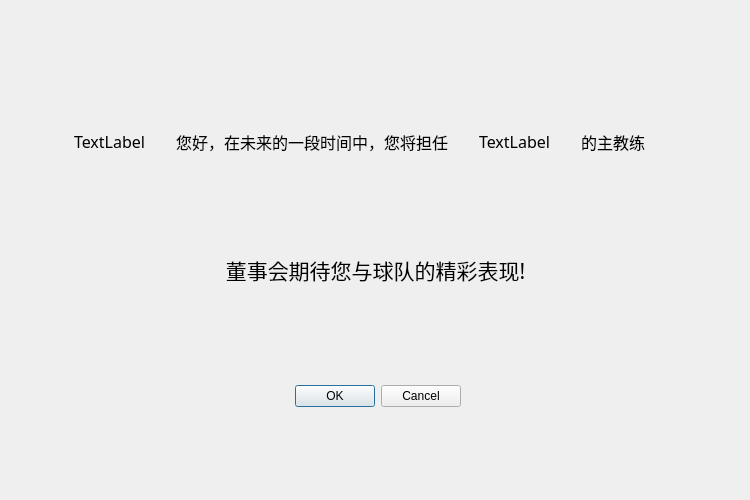
<?xml version="1.0" encoding="UTF-8"?>
<ui version="4.0">
 <class>AfterChooseTeamDialog</class>
 <widget class="QDialog" name="AfterChooseTeamDialog">
  <property name="geometry">
   <rect>
    <x>0</x>
    <y>0</y>
    <width>750</width>
    <height>500</height>
   </rect>
  </property>
  <property name="windowTitle">
   <string>Dialog</string>
  </property>
  <widget class="QDialogButtonBox" name="buttonBox">
   <property name="geometry">
    <rect>
     <x>120</x>
     <y>380</y>
     <width>341</width>
     <height>32</height>
    </rect>
   </property>
   <property name="orientation">
    <enum>Qt::Horizontal</enum>
   </property>
   <property name="standardButtons">
    <set>QDialogButtonBox::Cancel|QDialogButtonBox::Ok</set>
   </property>
  </widget>
  <widget class="QWidget" name="widget_2" native="true">
   <property name="geometry">
    <rect>
     <x>40</x>
     <y>80</y>
     <width>671</width>
     <height>251</height>
    </rect>
   </property>
   <layout class="QVBoxLayout" name="verticalLayout">
    <item>
     <widget class="QWidget" name="widget" native="true">
      <layout class="QHBoxLayout" name="horizontalLayout">
       <item>
        <widget class="QLabel" name="label">
         <property name="font">
          <font>
           <family>微软雅黑</family>
           <pointsize>12</pointsize>
          </font>
         </property>
         <property name="text">
          <string>TextLabel</string>
         </property>
         <property name="alignment">
          <set>Qt::AlignCenter</set>
         </property>
        </widget>
       </item>
       <item>
        <widget class="QLabel" name="label_2">
         <property name="font">
          <font>
           <family>微软雅黑</family>
           <pointsize>12</pointsize>
          </font>
         </property>
         <property name="text">
          <string>您好，在未来的一段时间中，您将担任</string>
         </property>
        </widget>
       </item>
       <item>
        <widget class="QLabel" name="label_3">
         <property name="font">
          <font>
           <family>微软雅黑</family>
           <pointsize>12</pointsize>
          </font>
         </property>
         <property name="text">
          <string>TextLabel</string>
         </property>
         <property name="alignment">
          <set>Qt::AlignCenter</set>
         </property>
        </widget>
       </item>
       <item>
        <widget class="QLabel" name="label_4">
         <property name="font">
          <font>
           <family>微软雅黑</family>
           <pointsize>12</pointsize>
          </font>
         </property>
         <property name="text">
          <string>的主教练</string>
         </property>
        </widget>
       </item>
      </layout>
     </widget>
    </item>
    <item>
     <widget class="QLabel" name="label_5">
      <property name="font">
       <font>
        <family>微软雅黑</family>
        <pointsize>16</pointsize>
       </font>
      </property>
      <property name="text">
       <string>董事会期待您与球队的精彩表现!</string>
      </property>
      <property name="alignment">
       <set>Qt::AlignCenter</set>
      </property>
     </widget>
    </item>
   </layout>
  </widget>
 </widget>
 <resources/>
 <connections>
  <connection>
   <sender>buttonBox</sender>
   <signal>accepted()</signal>
   <receiver>AfterChooseTeamDialog</receiver>
   <slot>accept()</slot>
   <hints>
    <hint type="sourcelabel">
     <x>248</x>
     <y>254</y>
    </hint>
    <hint type="destinationlabel">
     <x>157</x>
     <y>274</y>
    </hint>
   </hints>
  </connection>
  <connection>
   <sender>buttonBox</sender>
   <signal>rejected()</signal>
   <receiver>AfterChooseTeamDialog</receiver>
   <slot>reject()</slot>
   <hints>
    <hint type="sourcelabel">
     <x>316</x>
     <y>260</y>
    </hint>
    <hint type="destinationlabel">
     <x>286</x>
     <y>274</y>
    </hint>
   </hints>
  </connection>
 </connections>
</ui>
